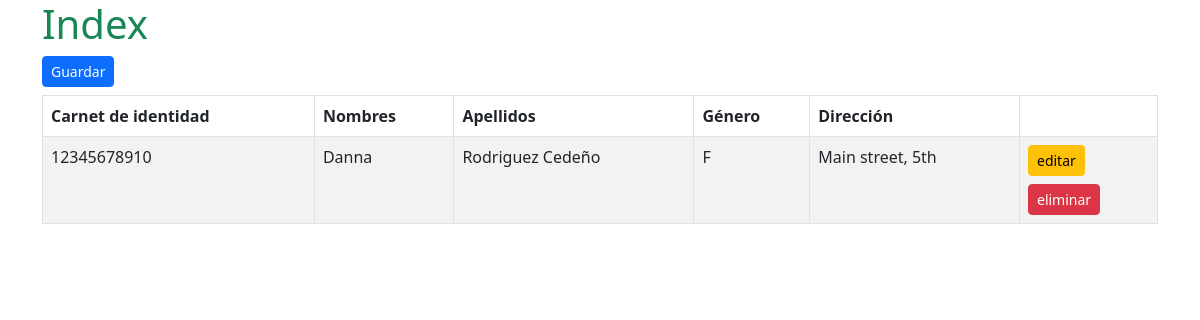
Page /app/views/index.php on the earlier database version.
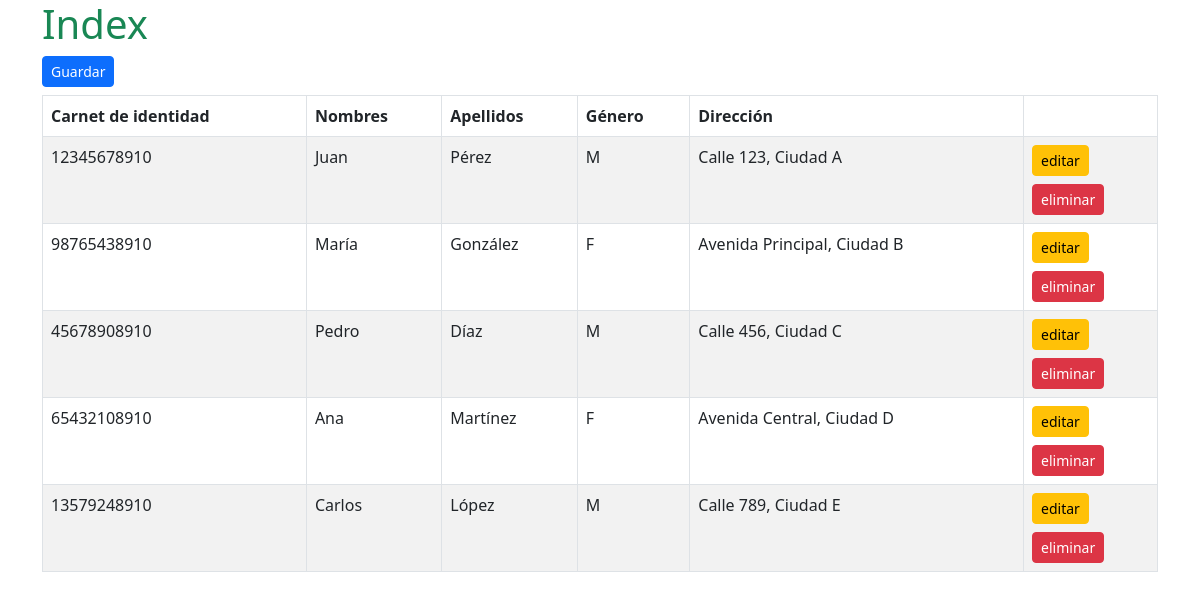
Same page on the later database version.
### tables this page shows
CREATE TABLE `students` (
  `id` bigint UNSIGNED NOT NULL,
  `ci` varchar(11) NOT NULL,
  `name` varchar(255) NOT NULL,
  `last_name` varchar(255) NOT NULL,
  `gender` char(1) NOT NULL,
  `address` varchar(255) NOT NULL
);

### app/config/Database.php (called while the page is built)
<?php
class Database
{
    private $dbHost = '127.0.0.1';
    private $dbName = 'matricula';
    private $dbUser = 'root';
    private $dbPassword = '';
    public function getConnection()
    {
        try {
            $connection = new PDO("mysql:host={$this->dbHost};dbname={$this->dbName}", $this->dbUser, $this->dbPassword);
            $connection->setAttribute(PDO::ATTR_ERRMODE, PDO::ERRMODE_EXCEPTION);
            return $connection;
        } catch (Exception $e) {
            die("Error de conexión a la base de datos: " . $e->getMessage());
        }
    }
}

### app/controllers/index.php (called while the page is built)
<?php
require_once "../models/Student.php";
$student = new Student();
$students = $student->all();

### app/utils/DatabaseConnection.php (called while the page is built, shortened)
<?php
require_once "../../app/config/Database.php";
trait DatabaseConnection
{
    public function __construct()
    {
        $database = new Database();
        $this->connection = $database->getConnection();
    }
}

### app/models/Student.php (called while the page is built, shortened)
<?php
require_once "../../app/utils/DatabaseConnection.php";
class Student
{
    public function all(): array | bool
    {
        try {
            $statement = $this->connection->prepare("SELECT * FROM students");
            $statement->execute();
            return $statement->fetchAll(PDO::FETCH_ASSOC);
        } catch (PDOException $e) {
            return false;
        }
    }
}

### app/views/index.php (the view, shortened to what this page needs)
<?php
include_once "./layouts/header.php";
require_once "../../app/controllers/index.php";
?>
<div class="container">
    <h1 class="text-success">Index</h1>
    <a href="create.php" class="btn btn-primary btn-sm mb-2">Guardar</a>
    <table class="table table-striped table-bordered">
        <thead>
            <tr>
                <th scope="col">Carnet de identidad</th>
                <th scope="col">Nombres</th>
                <th scope="col">Apellidos</th>
                <th scope="col">Género</th>
                <th scope="col">Dirección</th>
                <th scope="col"></th>
            </tr>
        </thead>
        <tbody>
            <?php foreach ($students as $student) { ?>
                <tr>
                    <td><?= $student['ci'] ?></td>
                    <td><?= $student['name'] ?></td>
                    <td><?= $student['last_name'] ?></td>
                    <td><?= $student['gender'] ?></td>
                    <td><?= $student['address'] ?></td>
                    <td>
                        <a href="#" class="btn btn-warning btn-sm mb-2">editar</a>
                        <form action="../controllers/destroy.php" method="post">
                            <button onclick="return confirm('Estas seguro que deseas eliminar?');" class="btn btn-danger btn-sm">eliminar</button>
                        </form>
                    </td>
                </tr>
            <?php } ?>
        </tbody>
    </table>
</div>
<?php include_once "./layouts/footer.php"; ?>

### app/views/layouts/header.php (shortened to what this page needs)
<!DOCTYPE html>
<html lang="es">
<head>
    <link rel="stylesheet" href="../../public/css/bootstrap.min.css">
    <link rel="stylesheet" href="../../public/css/style.css">
</head>
<body>

### app/views/layouts/footer.php (shortened to what this page needs)
</body>
</html>

Differences in the rows shown:
changed students "12345678910": name "Danna" → "Juan"; last_name "Rodriguez Cedeño" → "Pérez"; gender "F" → "M"; address "Main street, 5th" → "Calle 123, Ciudad A"
added students: ci "98765438910", name "María", last_name "González", gender "F", address "Avenida Principal, Ciudad B"
added students: ci "45678908910", name "Pedro", last_name "Díaz", gender "M", address "Calle 456, Ciudad C"
added students: ci "65432108910", name "Ana", last_name "Martínez", gender "F", address "Avenida Central, Ciudad D"
added students: ci "13579248910", name "Carlos", last_name "López", gender "M", address "Calle 789, Ciudad E"
